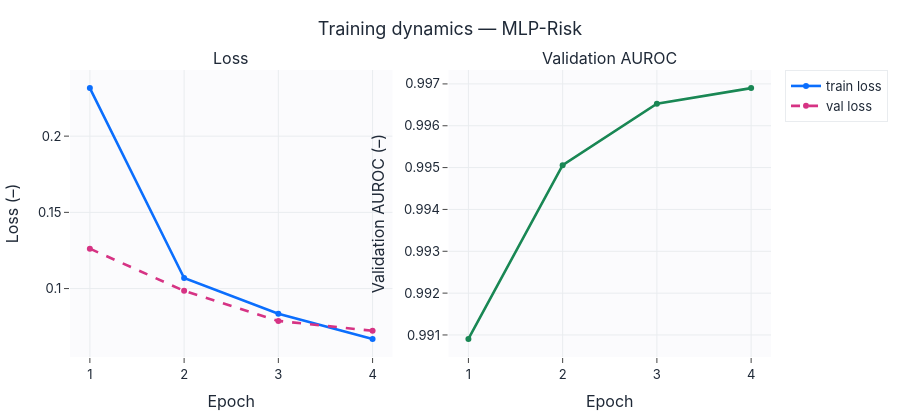
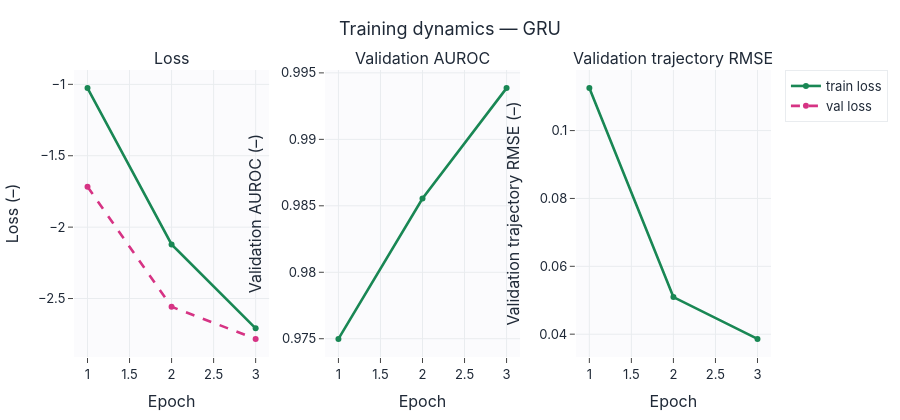
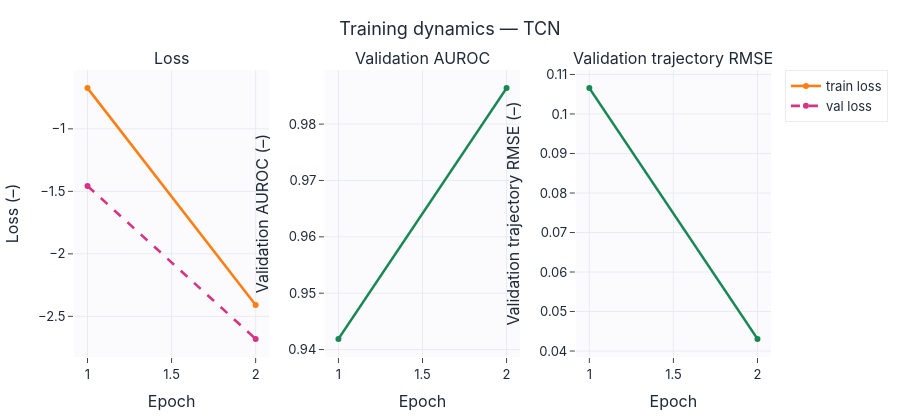

Notebook code for these charts, in order:
### Markdown cell above
## Кривые обучения с метриками

### Code cell
colors = {"MLP-Risk": "#0b6efd", "GRU": "#198754", "TCN": "#fd7e14"}
for disp, hist in histories.items():
    training_dashboard(hist, title=f"Training dynamics — {disp}", model_color=colors[disp],
                       save=SAVE_FIGS, fig_id=f"2_1_training_{disp.lower().replace('-', '_')}").show()

### Figure 1 — Plotly figure (JSON) as saved in the notebook; plotly's stock layout.template omitted (floating-point values rounded to 4 significant figures)
{"data": [{"line": {"color": "#0b6efd", "width": 2.6}, "mode": "lines+markers", "name": "train loss", "type": "scatter", "x": [1, 2, 3, 4], "xaxis": "x", "y": [0.2315, 0.1069, 0.08352, 0.06698], "yaxis": "y"}, {"line": {"color": "#d63384", "dash": "dash", "width": 2.6}, "mode": "lines+markers", "name": "val loss", "type": "scatter", "x": [1, 2, 3, 4], "xaxis": "x", "y": [0.1262, 0.09849, 0.07878, 0.07228], "yaxis": "y"}, {"line": {"color": "#198754", "width": 2.6}, "mode": "lines+markers", "name": "Validation AUROC", "showlegend": false, "type": "scatter", "x": [1, 2, 3, 4], "xaxis": "x2", "y": [0.9909, 0.9951, 0.9965, 0.9969], "yaxis": "y2"}], "layout": {"annotations": [{"font": {"size": 16}, "showarrow": false, "text": "Loss", "x": 0.23, "xanchor": "center", "xref": "paper", "y": 1.0, "yanchor": "bottom", "yref": "paper"}, {"font": {"size": 16}, "showarrow": false, "text": "Validation AUROC", "x": 0.77, "xanchor": "center", "xref": "paper", "y": 1.0, "yanchor": "bottom", "yref": "paper"}], "height": 420, "title": {"text": "Training dynamics — MLP-Risk"}, "xaxis": {"anchor": "y", "domain": [0.0, 0.46], "title": {"text": "Epoch"}}, "xaxis2": {"anchor": "y2", "domain": [0.54, 1.0], "title": {"text": "Epoch"}}, "yaxis": {"anchor": "x", "domain": [0.0, 1.0], "title": {"text": "Loss (–)"}}, "yaxis2": {"anchor": "x2", "domain": [0.0, 1.0], "title": {"text": "Validation AUROC (–)"}}}}

### Figure 2 — Plotly figure (JSON) as saved in the notebook; plotly's stock layout.template omitted (floating-point values rounded to 4 significant figures)
{"data": [{"line": {"color": "#198754", "width": 2.6}, "mode": "lines+markers", "name": "train loss", "type": "scatter", "x": [1, 2, 3], "xaxis": "x", "y": [-1.026, -2.121, -2.709], "yaxis": "y"}, {"line": {"color": "#d63384", "dash": "dash", "width": 2.6}, "mode": "lines+markers", "name": "val loss", "type": "scatter", "x": [1, 2, 3], "xaxis": "x", "y": [-1.717, -2.558, -2.783], "yaxis": "y"}, {"line": {"color": "#198754", "width": 2.6}, "mode": "lines+markers", "name": "Validation AUROC", "showlegend": false, "type": "scatter", "x": [1, 2, 3], "xaxis": "x2", "y": [0.975, 0.9855, 0.9939], "yaxis": "y2"}, {"line": {"color": "#198754", "width": 2.6}, "mode": "lines+markers", "name": "Validation trajectory RMSE", "showlegend": false, "type": "scatter", "x": [1, 2, 3], "xaxis": "x3", "y": [0.1125, 0.05094, 0.03861], "yaxis": "y3"}], "layout": {"annotations": [{"font": {"size": 16}, "showarrow": false, "text": "Loss", "x": 0.14, "xanchor": "center", "xref": "paper", "y": 1.0, "yanchor": "bottom", "yref": "paper"}, {"font": {"size": 16}, "showarrow": false, "text": "Validation AUROC", "x": 0.5, "xanchor": "center", "xref": "paper", "y": 1.0, "yanchor": "bottom", "yref": "paper"}, {"font": {"size": 16}, "showarrow": false, "text": "Validation trajectory RMSE", "x": 0.86, "xanchor": "center", "xref": "paper", "y": 1.0, "yanchor": "bottom", "yref": "paper"}], "height": 420, "title": {"text": "Training dynamics — GRU"}, "xaxis": {"anchor": "y", "domain": [0.0, 0.28], "title": {"text": "Epoch"}}, "xaxis2": {"anchor": "y2", "domain": [0.36, 0.64], "title": {"text": "Epoch"}}, "xaxis3": {"anchor": "y3", "domain": [0.72, 1.0], "title": {"text": "Epoch"}}, "yaxis": {"anchor": "x", "domain": [0.0, 1.0], "title": {"text": "Loss (–)"}}, "yaxis2": {"anchor": "x2", "domain": [0.0, 1.0], "title": {"text": "Validation AUROC (–)"}}, "yaxis3": {"anchor": "x3", "domain": [0.0, 1.0], "title": {"text": "Validation trajectory RMSE (–)"}}}}

### Figure 3 — Plotly figure (JSON) as saved in the notebook; plotly's stock layout.template omitted (floating-point values rounded to 4 significant figures)
{"data": [{"line": {"color": "#fd7e14", "width": 2.6}, "mode": "lines+markers", "name": "train loss", "type": "scatter", "x": [1, 2], "xaxis": "x", "y": [-0.674, -2.409], "yaxis": "y"}, {"line": {"color": "#d63384", "dash": "dash", "width": 2.6}, "mode": "lines+markers", "name": "val loss", "type": "scatter", "x": [1, 2], "xaxis": "x", "y": [-1.457, -2.68], "yaxis": "y"}, {"line": {"color": "#198754", "width": 2.6}, "mode": "lines+markers", "name": "Validation AUROC", "showlegend": false, "type": "scatter", "x": [1, 2], "xaxis": "x2", "y": [0.9419, 0.9864], "yaxis": "y2"}, {"line": {"color": "#198754", "width": 2.6}, "mode": "lines+markers", "name": "Validation trajectory RMSE", "showlegend": false, "type": "scatter", "x": [1, 2], "xaxis": "x3", "y": [0.1066, 0.04307], "yaxis": "y3"}], "layout": {"annotations": [{"font": {"size": 16}, "showarrow": false, "text": "Loss", "x": 0.14, "xanchor": "center", "xref": "paper", "y": 1.0, "yanchor": "bottom", "yref": "paper"}, {"font": {"size": 16}, "showarrow": false, "text": "Validation AUROC", "x": 0.5, "xanchor": "center", "xref": "paper", "y": 1.0, "yanchor": "bottom", "yref": "paper"}, {"font": {"size": 16}, "showarrow": false, "text": "Validation trajectory RMSE", "x": 0.86, "xanchor": "center", "xref": "paper", "y": 1.0, "yanchor": "bottom", "yref": "paper"}], "height": 420, "title": {"text": "Training dynamics — TCN"}, "xaxis": {"anchor": "y", "domain": [0.0, 0.28], "title": {"text": "Epoch"}}, "xaxis2": {"anchor": "y2", "domain": [0.36, 0.64], "title": {"text": "Epoch"}}, "xaxis3": {"anchor": "y3", "domain": [0.72, 1.0], "title": {"text": "Epoch"}}, "yaxis": {"anchor": "x", "domain": [0.0, 1.0], "title": {"text": "Loss (–)"}}, "yaxis2": {"anchor": "x2", "domain": [0.0, 1.0], "title": {"text": "Validation AUROC (–)"}}, "yaxis3": {"anchor": "x3", "domain": [0.0, 1.0], "title": {"text": "Validation trajectory RMSE (–)"}}}}
